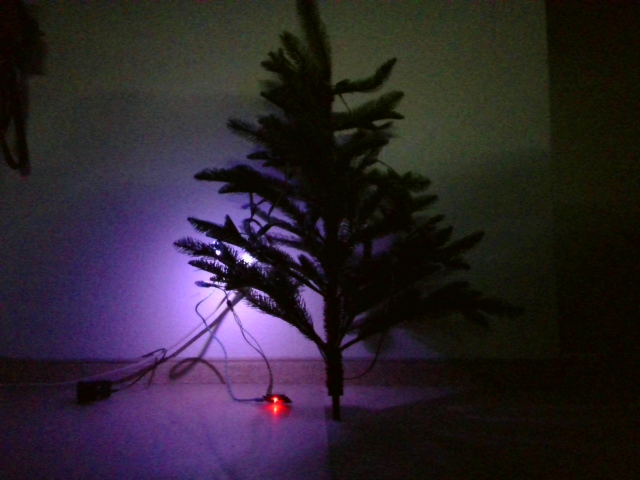
#> input picture basics/image-recognition/1st-try-sample-data/20230907_073717/0002.png, 640 x 480 px; its folder holds only this picture in this run
$ python get_pos.py
#> lines starting #> are read from the running program, lines starting #| are printed output that depends on the picture; after the words box and inside, x2 and y2 are one past the last pixel; in counts of white or black regions, pixels touching at a corner belong together
#> in get_image, image is the input picture: shape (480, 640, 3); mean B, G, R 44.5, 35.3, 43.9
import cv2
import os
import numpy as np

dir = "1st-try-sample-data/20230907_073717"
out = open(dir+"/output.txt", "w")

def init():
	print("Loading images from", dir, "...")
	return sorted([dir+"/"+f for f in os.listdir(dir) if f.endswith(".png")])

def find_avg(image, col, pixel): # finds the average of col of a 10x10 square around the pixel
	return np.mean(image[pixel[1]-5:pixel[1]+5, pixel[0]-5:pixel[0]+5, col])

def find_brightest_pixel(image):
	grayscale_image = cv2.cvtColor(image, cv2.COLOR_BGR2GRAY)  # Convert the image to grayscale for simplicity
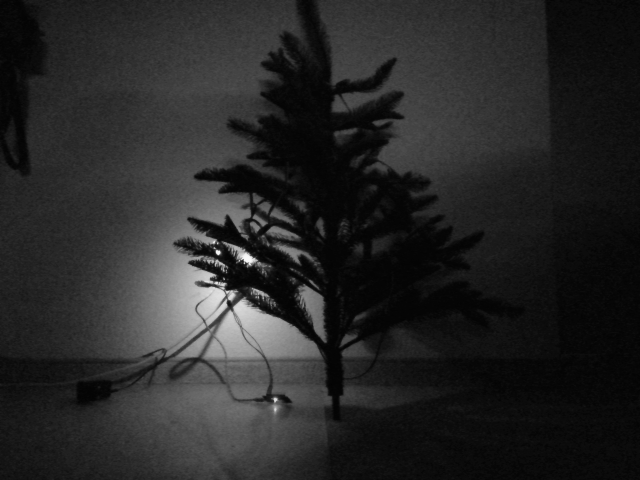
#> grayscale_image: shape (480, 640); min 2, max 247, mean 38.9

	brightest_pixel = (-1, -1)
	brightness = 0
	red = 16
	green = 0
	blue = 0

	while red-blue > 15 and red-green > 15: # make sure the brightest pixel does not come from a red LED

		if (brightest_pixel[0] != -1):
			grayscale_image[brightest_pixel[1], brightest_pixel[0]] = 0 # set the brightest pixel to black so we don't find it again

		(minVal, maxVal, minLoc, maxLoc) = cv2.minMaxLoc(grayscale_image)  # Find the coordinates of the brightest pixel
		brightest_pixel = maxLoc
		brightness = maxVal

		# find the average RGB values of a 10x10 square around the brightest pixel
		blue = find_avg(image, 0, brightest_pixel)
		green = find_avg(image, 1, brightest_pixel)
		red = find_avg(image, 2, brightest_pixel)
#> this loop made 1 pass
#> (minVal, maxVal, minLoc, brightest_pixel, brightness, blue, green, red) on pass 1: (2, 247, (331, 384), (246, 256), 247, 221, 182.9, 198.1)

	brightest_pixels = np.argwhere(grayscale_image == maxVal) # find all pixels with the same brightness
#> brightest_pixels = 18 rows, first 8: [256, 246], [257, 245], [257, 246], [257, 247], [257, 248], [258, 245], [258, 246], [258, 247]
	brightest_pixel = np.median(brightest_pixels, axis=0) # take the mean of all the brightest pixels
#> brightest_pixel = [258, 247]
	amount = len(brightest_pixels) # find the amount of brightest pixels
#> amount = 18
	return (int(brightest_pixel[1]), int(brightest_pixel[0])), brightness, amount

def get_image(img):
	image = cv2.imread(img)
	led = img.split("/")[-1].split(".")[0]

	brightest_pixel, brightness, amount = find_brightest_pixel(image)  # find lightest pixel in image
#> brightest_pixel = (247, 258); brightness = 247; amount = 18
	cv2.circle(image, brightest_pixel, 5, (0, 0, 255), -1)  # mark the brightest pixel with a red circle
#> image: shape (480, 640, 3); 0.03% of pixels changed, all inside (x1, y1, x2, y2) = (242, 253, 253, 264)

	cv2.imshow("Image", image) # display image
	cv2.waitKey(10) # wait 500 ms

	out.write(f"LED {led}: {brightest_pixel}, {min(0.1*brightness/255, 1/amount):02f} sure\n") # write coordinates to output file

files = init()
print("Analyzing images...")
for f in files:
	get_image(f)
out.close()
print("Done!")

$ run again, on basics/image-recognition/1st-try-sample-data/20230907_073717/0006.png
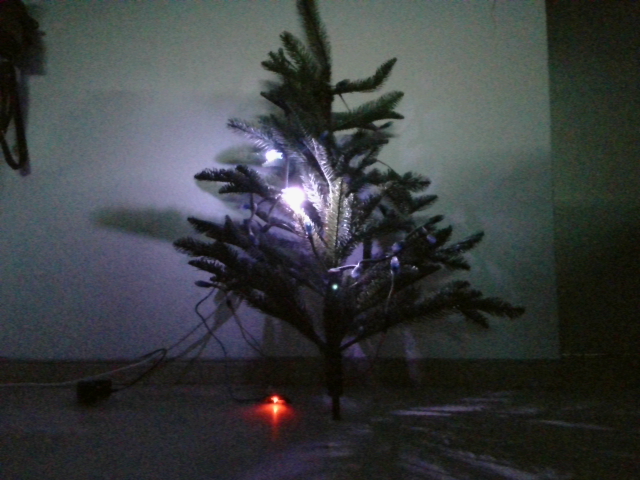
#> input picture basics/image-recognition/1st-try-sample-data/20230907_073717/0006.png, 640 x 480 px
#> in get_image, image is the input picture: shape (480, 640, 3); mean B, G, R 64, 62.4, 58.9
#> in find_brightest_pixel, `grayscale_image = cv2.cvtColor(image, cv2.COLOR_BGR2GRAY)`:
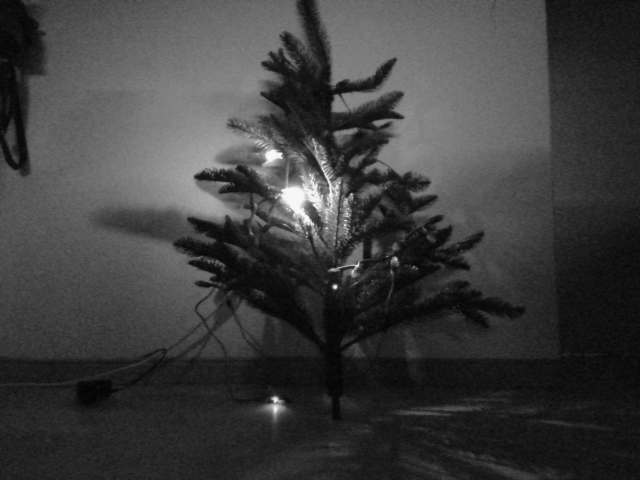
#> grayscale_image: shape (480, 640); min 4, max 247, mean 61.5
#> the loop in find_brightest_pixel, `while red-blue > 15 and red-green > 15:` made 1 pass
#> (minVal, maxVal, minLoc, brightest_pixel, brightness, blue, green, red) on pass 1: (4, 247, (333, 353), (271, 152), 247, 236.6, 209, 212.2)
#> brightest_pixels = 319 pairs, first value 152 to 220, second value 267 to 307
#> in find_brightest_pixel, `brightest_pixel = np.median(brightest_pixels, axis=0)`: brightest_pixel = [196, 293]
#> in find_brightest_pixel, `amount = len(brightest_pixels)`: amount = 319
#> in get_image, `brightest_pixel, brightness, amount = find_brightest_pixel(image)`: brightest_pixel = (293, 196); brightness = 247; amount = 319
#> image: shape (480, 640, 3); 0.03% of pixels changed, all inside (x1, y1, x2, y2) = (288, 191, 299, 202)

$ run again, on basics/image-recognition/1st-try-sample-data/20230907_073717/0008.png
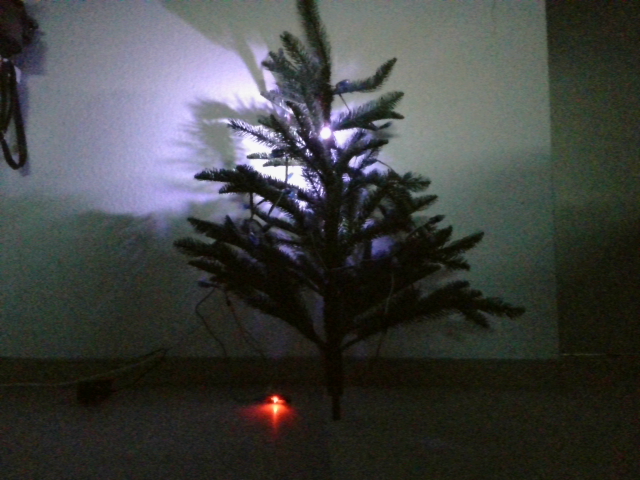
#> input picture basics/image-recognition/1st-try-sample-data/20230907_073717/0008.png, 640 x 480 px
#> in get_image, image is the input picture: shape (480, 640, 3); mean B, G, R 65.4, 66.6, 64.7
#> in find_brightest_pixel, `grayscale_image = cv2.cvtColor(image, cv2.COLOR_BGR2GRAY)`:
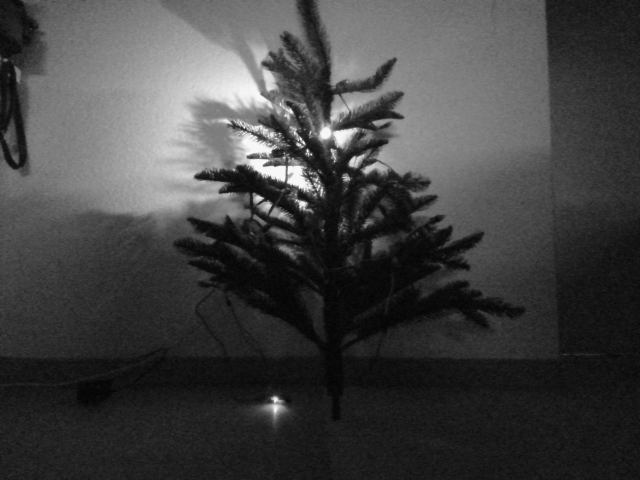
#> grayscale_image: shape (480, 640); min 4, max 247, mean 65.8
#> the loop in find_brightest_pixel, `while red-blue > 15 and red-green > 15:` made 1 pass
#> (minVal, maxVal, minLoc, brightest_pixel, brightness, blue, green, red) on pass 1: (4, 247, (337, 282), (253, 92), 247, 245.1, 240.8, 242)
#> brightest_pixels = 504 pairs, first value 92 to 185, second value 244 to 340
#> in find_brightest_pixel, `brightest_pixel = np.median(brightest_pixels, axis=0)`: brightest_pixel = [168, 277]
#> in find_brightest_pixel, `amount = len(brightest_pixels)`: amount = 504
#> in get_image, `brightest_pixel, brightness, amount = find_brightest_pixel(image)`: brightest_pixel = (277, 168); brightness = 247; amount = 504
#> image: shape (480, 640, 3); 0.03% of pixels changed, all inside (x1, y1, x2, y2) = (272, 163, 283, 174)

$ run again, on basics/image-recognition/1st-try-sample-data/20230907_073717/0003.png
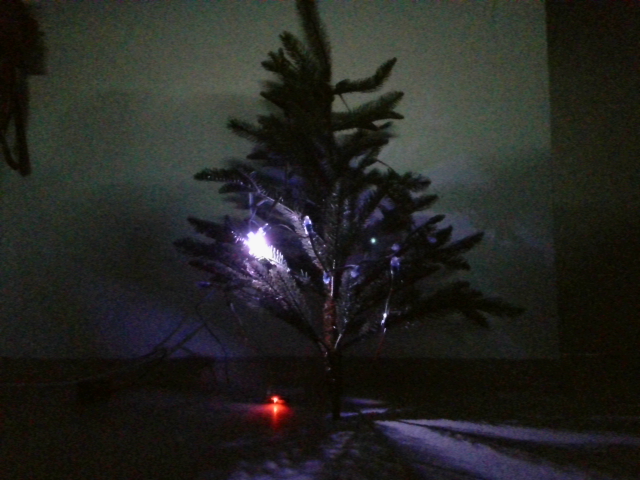
#> input picture basics/image-recognition/1st-try-sample-data/20230907_073717/0003.png, 640 x 480 px
#> in get_image, image is the input picture: shape (480, 640, 3); mean B, G, R 34.3, 37.5, 37.1
#> in find_brightest_pixel, `grayscale_image = cv2.cvtColor(image, cv2.COLOR_BGR2GRAY)`:
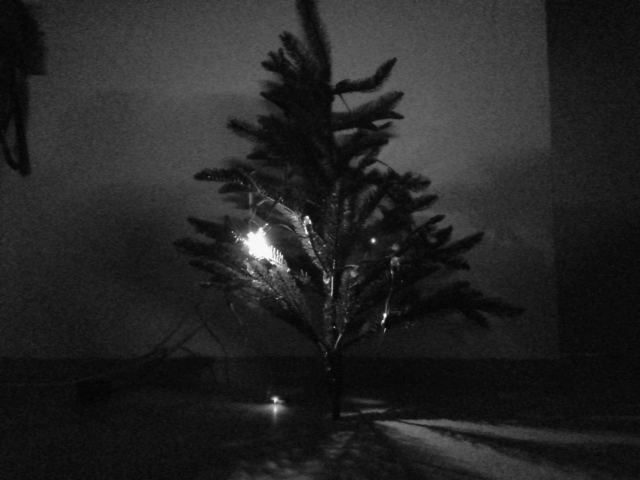
#> grayscale_image: shape (480, 640); min 4, max 247, mean 37
#> the loop in find_brightest_pixel, `while red-blue > 15 and red-green > 15:` made 1 pass
#> (minVal, maxVal, minLoc, brightest_pixel, brightness, blue, green, red) on pass 1: (4, 247, (14, 0), (259, 234), 247, 241.5, 214, 223)
#> brightest_pixels = 286 pairs, first value 234 to 257, second value 248 to 270
#> in find_brightest_pixel, `brightest_pixel = np.median(brightest_pixels, axis=0)`: brightest_pixel = [246, 258]
#> in find_brightest_pixel, `amount = len(brightest_pixels)`: amount = 286
#> in get_image, `brightest_pixel, brightness, amount = find_brightest_pixel(image)`: brightest_pixel = (258, 246); brightness = 247; amount = 286
#> image: shape (480, 640, 3); 0.03% of pixels changed, all inside (x1, y1, x2, y2) = (253, 241, 264, 252)
